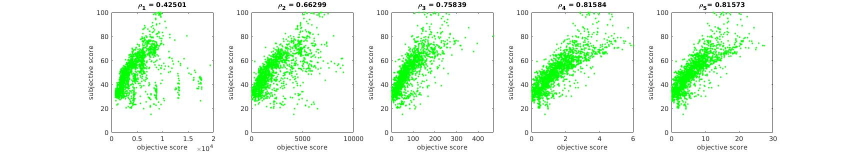
#> input picture database/bi2020.jpg, 1719 x 305 px (shown at 1/2 size)
$ python -i saliency.py   (imports and definitions only)   (older library calls are emulated)
#> lines starting #> are read from the running program, lines starting #| are printed output that depends on the picture; after the words box and inside, x2 and y2 are one past the last pixel; in counts of white or black regions, pixels touching at a corner belong together
"""
saliency.py - An implementation of Zhang and Sclaroff's Boolean Map Saliency
algorithm. http://cs-people.bu.edu/jmzhang/BMS/BMS_iccv13_preprint.pdf.

author: Frank Liu - frank.zijie@gmail.com

Redistribution and use in source and binary forms, with or without
modification, are permitted provided that the following conditions are met:
    * Redistributions of source code must retain the above copyright
      notice, this list of conditions and the following disclaimer.
    * Redistributions in binary form must reproduce the above copyright
      notice, this list of conditions and the following disclaimer in the
      documentation and/or other materials provided with the distribution.
    * Neither the name of the Frank Liu (fzliu) nor the
      names of its contributors may be used to endorse or promote products
      derived from this software without specific prior written permission.
THIS SOFTWARE IS PROVIDED BY THE COPYRIGHT HOLDERS AND CONTRIBUTORS "AS IS" AND
ANY EXPRESS OR IMPLIED WARRANTIES, INCLUDING, BUT NOT LIMITED TO, THE IMPLIED
WARRANTIES OF MERCHANTABILITY AND FITNESS FOR A PARTICULAR PURPOSE ARE
DISCLAIMED. IN NO EVENT SHALL Frank Liu (fzliu) BE LIABLE FOR ANY
DIRECT, INDIRECT, INCIDENTAL, SPECIAL, EXEMPLARY, OR CONSEQUENTIAL DAMAGES
(INCLUDING, BUT NOT LIMITED TO, PROCUREMENT OF SUBSTITUTE GOODS OR SERVICES;
LOSS OF USE, DATA, OR PROFITS; OR BUSINESS INTERRUPTION) HOWEVER CAUSED AND
ON ANY THEORY OF LIABILITY, WHETHER IN CONTRACT, STRICT LIABILITY, OR TORT
(INCLUDING NEGLIGENCE OR OTHERWISE) ARISING IN ANY WAY OUT OF THE USE OF THIS
SOFTWARE, EVEN IF ADVISED OF THE POSSIBILITY OF SUCH DAMAGE.
"""
# system imports
import argparse
import os
import timeit

# library imports
import cv2
import numpy as np
from skimage.color import gray2rgb, rgb2gray, rgb2lab
from skimage.io import imread, imsave
from skimage.transform import rescale


N_THRESHOLDS = 10


# argparse
parser = argparse.ArgumentParser(description="Compute a saliency map.",
                                 usage="saliency.py -i <input_path>")
# [2 lines not run here, left out]


def activate_boolean_map(bool_map):
    """
        Performs activation on a single boolean map.
    """

    # use the boolean map as a mask for flood filling
    activation = np.array(bool_map, dtype=np.uint8)
    mask_shape = (bool_map.shape[0] + 2, bool_map.shape[1] + 2)
    ffill_mask = np.zeros(mask_shape, dtype=np.uint8)

    # top and bottom rows
    for i in range(0, activation.shape[0]):
        for j in [0, activation.shape[1] - 1]:
            if activation[i,j]:
                cv2.floodFill(activation, ffill_mask, (j, i), 0)

    # left and right columns
    for i in [0, activation.shape[0] - 1]:
        for j in range(0, activation.shape[1]):
            if activation[i,j]:
                cv2.floodFill(activation, ffill_mask, (j, i), 0)

    return activation

def compute_saliency(img):
    """
        Computes Boolean Map Saliency (BMS).
    """

    img_lab = rgb2lab(img)
#> img_lab: shape (305, 1719, 3) float64; mean of channels 0, 1, 2 96.8, -5.6, 5
    img_lab -= img_lab.min()
#> img_lab: shape (305, 1719, 3) float64; mean of channels 0, 1, 2 183, 80.5, 91.2
    img_lab /= img_lab.max()
#> img_lab: shape (305, 1719, 3) float64; mean of channels 0, 1, 2 0.983, 0.433, 0.49
    thresholds = np.arange(0, 1, 1.0 / N_THRESHOLDS)[1:]

    # compute boolean maps
    bool_maps = []
    for thresh in thresholds:
        img_lab_T = img_lab.transpose(2, 0, 1)
        img_thresh = (img_lab_T > thresh)
        bool_maps.extend(list(img_thresh))
#> after the loop, bool_maps = 27 items

    # compute mean attention map
    attn_map = np.zeros(img_lab.shape[:2], dtype=np.float)
    for bool_map in bool_maps:
        attn_map += activate_boolean_map(bool_map)
#> this loop made 27 passes
#> pass 2, in activate_boolean_map (call 2), `activation = np.array(bool_map, dtype=np.uint8)`:
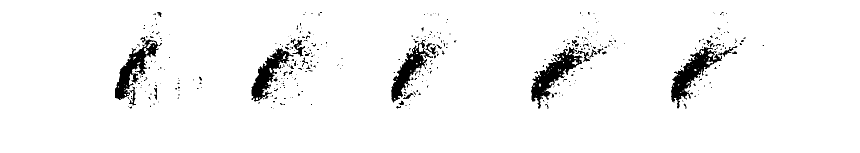
#> activation: shape (305, 1719) (shown at 1/2 size); values 0 (black) and 1 (white), 95.8% white; 400 black regions (353 under 20 px), largest, box (x1, y1, x2, y2) and area: (1062, 94, 1165, 217) 4025, (1342, 94, 1444, 217) 3940, (230, 79, 324, 200) 3486
#> pass 2, in compute_saliency, `attn_map += activate_boolean_map(bool_map)`:
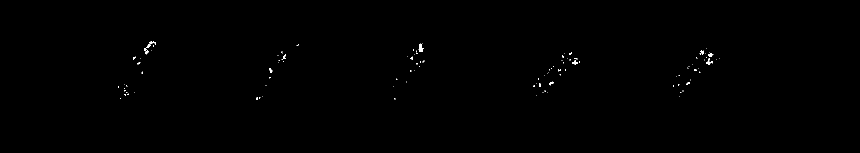
#> attn_map: shape (305, 1719) float64 (shown at 1/2 size); values 0 (black) and 1 (white), 0.2% white; 106 white regions (93 under 20 px), largest, box (x1, y1, x2, y2) and area: (837, 87, 848, 104) 108, (293, 83, 312, 96) 85, (1413, 116, 1426, 129) 68
#> after the loop:
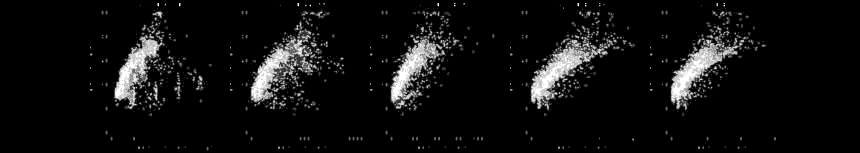
#> attn_map: shape (305, 1719) float64 (shown at 1/2 size); 11.77% of pixels changed, all inside (x1, y1, x2, y2) = (180, 6, 1552, 301); drawn with min black and max white
    attn_map /= N_THRESHOLDS
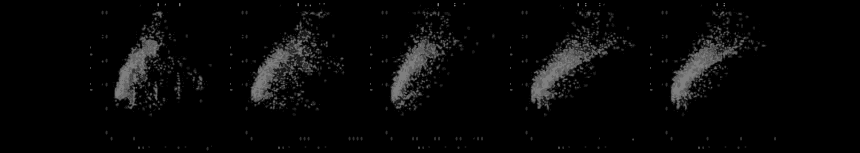
#> attn_map: shape (305, 1719) float64 (shown at 1/2 size); 11.77% of pixels changed, all inside (x1, y1, x2, y2) = (180, 6, 1552, 301)

    # gaussian smoothing
    attn_map = cv2.GaussianBlur(attn_map, (0, 0), 3)

    # perform normalization
    norm = np.sqrt((attn_map**2).sum())
#> norm = 66.58
    attn_map /= norm
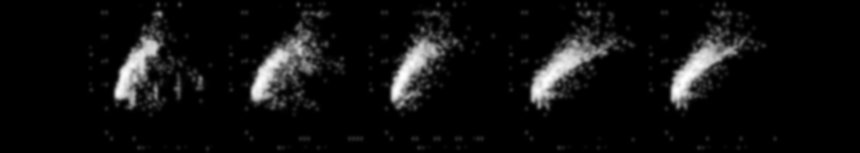
#> attn_map: shape (305, 1719) float64 (shown at 1/2 size); min 0, max 0.00747, mean 0.000467; drawn with min black and max white
    attn_map /= attn_map.max() / 255

    return attn_map.astype(np.uint8)

def main(args):
    """
        Entry point.
    """
    # load the image
    img = imread(args.input)
    if img.ndim == 2:
        img = gray2rgb(img)
    elif img.shape[2] == 4:
        img = img[:, :, :3]
    upper_dim = max(img.shape[:2])
    if upper_dim > args.max_dim:
        img = rescale(img, args.max_dim/float(upper_dim), order=3)

    # compute saliency
    start = timeit.default_timer()
    img_sal = compute_saliency(img)
    runtime = timeit.default_timer() - start
    print("Took {0} seconds.".format(runtime))

    # save image
    (fname, ext) = os.path.splitext(args.input)
    out_path = fname + "_saliency" + ext
    imsave(out_path, img_sal)


# [3 lines not run here, left out]

>>> import cv2
>>> picture = cv2.cvtColor(cv2.imread('../../../../database/bi2020.jpg'), cv2.COLOR_BGR2RGB)
>>> result = compute_saliency(picture)
